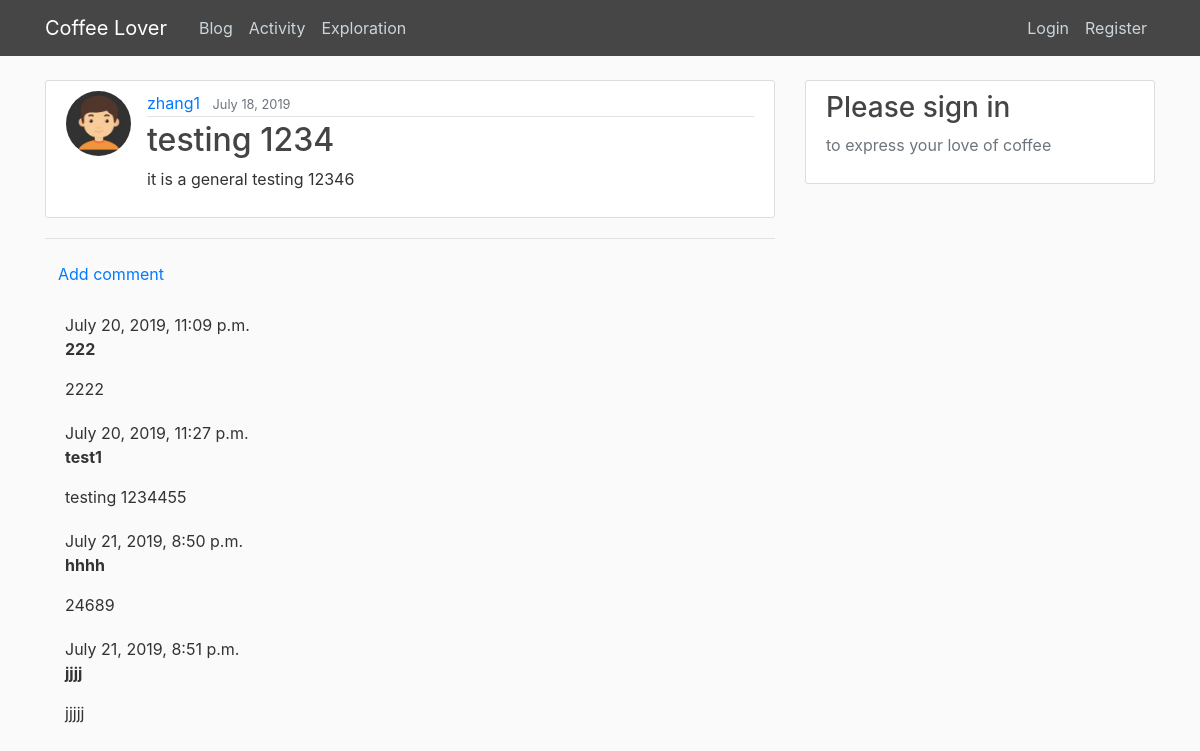
The app's page /post/31/ with its own data.
### blog/models.py (models this page shows, shortened)
class Post(models.Model):
    title = models.CharField(max_length=100)
    content = models.TextField()
    date_posted = models.DateTimeField(default=timezone.now)
    author = models.ForeignKey(User, on_delete=models.CASCADE)

class Comment(models.Model):
	post = models.ForeignKey('blog.Post', on_delete=models.CASCADE,
		related_name='comments')
	author = models.CharField(max_length=200)
	text = models.TextField()
	created_date = models.DateTimeField(default=timezone.now)
	approved_comment = models.BooleanField(default= False)

### users/models.py (models this page shows, shortened)
class Profile(models.Model):
    user = models.OneToOneField(User, on_delete=models.CASCADE)
    image = models.ImageField(default='default.jpg', upload_to='profile_pics')

### blog/views.py (the view)
# urls.py: path('post/<int:pk>/', PostDetailView.as_view(), name='post-detail'),
class PostDetailView(DetailView):
    model = Post

### blog/templates/blog/post_detail.html (shortened to what this page needs)
{% extends "blog/base.html" %}
{% block content %}
  <article class="media content-section">
    <img class="rounded-circle article-img" src="{{ object.author.profile.image.url }}">
    <div class="media-body">
      <div class="article-metadata">
        <a class="mr-2" href="{% url 'user-posts' object.author.username %}">{{ object.author }}</a>
        <small class="text-muted">{{ object.date_posted|date:"F d, Y" }}</small>
      </div>
      <h2 class="article-title">{{ object.title }}</h2>
      <p class="article-content">{{ object.content }}</p>
    </div>
  </article>
  <hr>
  <a class="btn btn-default" href="{% url 'add_comment_to_post' pk=post.pk %}">Add comment</a>
  {% for comment in post.comments.all %}
    <div class="comment">
        <div class="date">
            {{ comment.created_date }}
            {% if not comment.approved_comment %}
                <a class="btn btn-default" href="{% url 'comment_remove' pk=comment.pk %}"></a>
                <a class="btn btn-default" href="{% url 'comment_approve' pk=comment.pk %}"></a>
            {% endif %}
        </div>
        <strong>{{ comment.author }}</strong>
        <p>{{ comment.text|linebreaks }}</p>
    </div>
  {% empty %}
    <p>No comments here yet :(</p>
  {% endfor %}
{% endblock content %}

### blog/static/blog/main.css (style rules this page uses)
body { background: #fafafa; color: #333333; margin-top: 5rem; }
h1, h2, h3, h4, h5, h6 { color: #444444; }
.content-section { background: #ffffff; padding: 10px 20px; border: 1px solid #dddddd; border-radius: 3px; margin-bottom: 20px; }
.article-title { color: #444444; }
.article-content { white-space: pre-line; }
.article-img { height: 65px; width: 65px; margin-right: 16px; }
.article-metadata { padding-bottom: 1px; margin-bottom: 4px; border-bottom: 1px solid #e3e3e3 }
.comment { margin: 20px 0px 20px 20px; }

### records on screen
Post: author.profile.image (placeholder picture), author "zhang1", date_posted "July 18, 2019", title "testing 1234", content "it is a general testing 12346"
Comment: created_date "July 20, 2019, 11:09 p.m.", approved_comment False (drawn), author "222", text "2222"
Comment: created_date "July 20, 2019, 11:27 p.m.", approved_comment False (drawn), author "test1", text "testing 1234455"
Comment: created_date "July 21, 2019, 8:50 p.m.", approved_comment False (drawn), author "hhhh", text "24689"
Comment: created_date "July 21, 2019, 8:51 p.m.", approved_comment False (drawn), author "jjjj", text "jjjjj"
